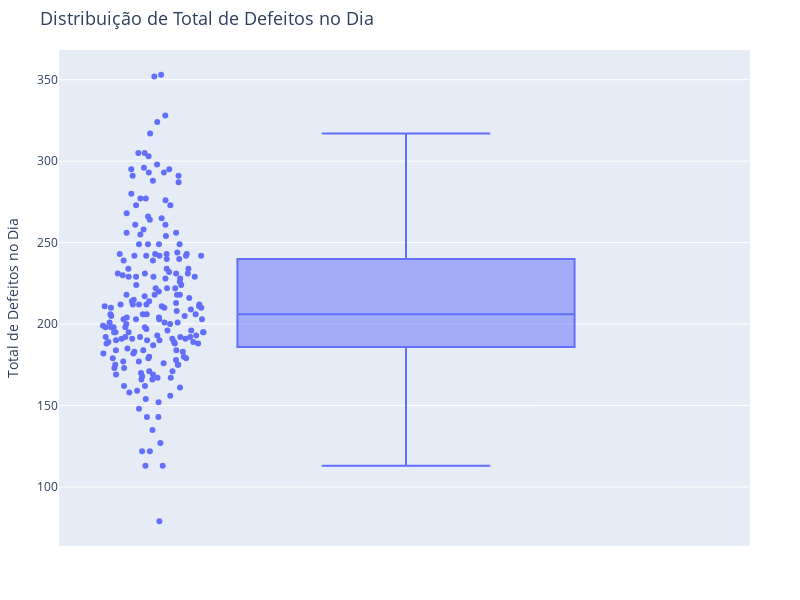

Source (notebook cell):
### Markdown cell above
### Variância dos defeitos por dia

### Code cell
fig = px.box(
    df_reset,
    y='Total de Defeitos no Dia',
    title='Distribuição de Total de Defeitos no Dia',
    points='all',
    color_discrete_sequence=['#636EFA']
)

# Ajustar layout
fig.update_layout(
    yaxis_title="Total de Defeitos no Dia",
    xaxis_title="",
    title_font=dict(size=18),
    font=dict(size=12),
    height=600,
    width=800,
    margin=dict(t=50, l=50, r=50, b=50)
)

# Exibir o gráfico
fig.show()

### Figure 1 — Plotly figure (JSON) as saved in the notebook; plotly's stock layout.template omitted (floating-point values rounded to 4 significant figures; data arrays with more than 128 entries replaced by an {"elided": "..."} marker saying what was removed)
{"data": [{"alignmentgroup": "True", "boxpoints": "all", "hovertemplate": "Total de Defeitos no Dia=%{y}<extra></extra>", "legendgroup": "", "marker": {"color": "#636EFA"}, "name": "", "notched": false, "offsetgroup": "", "orientation": "v", "showlegend": false, "type": "box", "x0": " ", "xaxis": "x", "y": {"elided": "200 int values"}, "y0": " ", "yaxis": "y"}], "layout": {"boxmode": "group", "font": {"size": 12}, "height": 600, "legend": {"tracegroupgap": 0}, "margin": {"b": 50, "l": 50, "r": 50, "t": 50}, "title": {"font": {"size": 18}, "text": "Distribuição de Total de Defeitos no Dia"}, "width": 800, "xaxis": {"anchor": "y", "domain": [0, 1], "title": {"text": ""}}, "yaxis": {"anchor": "x", "domain": [0, 1], "title": {"text": "Total de Defeitos no Dia"}}}}
